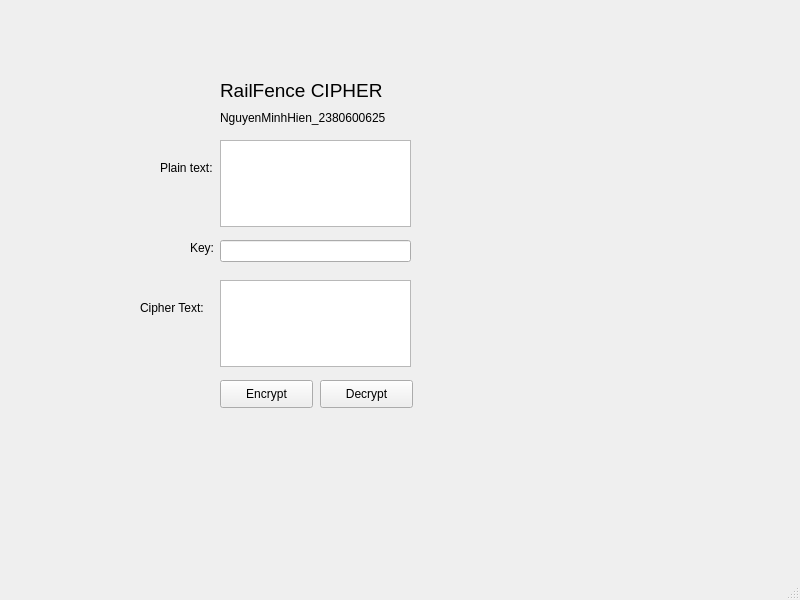
<?xml version="1.0" encoding="UTF-8"?>
<ui version="4.0">
 <class>MainWindow</class>
 <widget class="QMainWindow" name="MainWindow">
  <property name="geometry">
   <rect>
    <x>0</x>
    <y>0</y>
    <width>800</width>
    <height>600</height>
   </rect>
  </property>
  <property name="windowTitle">
   <string>MainWindow</string>
  </property>
  <widget class="QWidget" name="centralwidget">
   <widget class="QLabel" name="label_5">
    <property name="geometry">
     <rect>
      <x>140</x>
      <y>300</y>
      <width>101</width>
      <height>16</height>
     </rect>
    </property>
    <property name="text">
     <string>Cipher Text:</string>
    </property>
   </widget>
   <widget class="QTextEdit" name="txt_plain_text">
    <property name="geometry">
     <rect>
      <x>220</x>
      <y>140</y>
      <width>191</width>
      <height>87</height>
     </rect>
    </property>
   </widget>
   <widget class="QPushButton" name="btn_encrypt">
    <property name="geometry">
     <rect>
      <x>220</x>
      <y>380</y>
      <width>93</width>
      <height>28</height>
     </rect>
    </property>
    <property name="text">
     <string>Encrypt</string>
    </property>
   </widget>
   <widget class="QLineEdit" name="txt_key">
    <property name="geometry">
     <rect>
      <x>220</x>
      <y>240</y>
      <width>191</width>
      <height>22</height>
     </rect>
    </property>
   </widget>
   <widget class="QTextEdit" name="txt_cipher_text">
    <property name="geometry">
     <rect>
      <x>220</x>
      <y>280</y>
      <width>191</width>
      <height>87</height>
     </rect>
    </property>
   </widget>
   <widget class="QLabel" name="label_4">
    <property name="geometry">
     <rect>
      <x>190</x>
      <y>240</y>
      <width>55</width>
      <height>16</height>
     </rect>
    </property>
    <property name="text">
     <string>Key:</string>
    </property>
   </widget>
   <widget class="QLabel" name="label_2">
    <property name="geometry">
     <rect>
      <x>220</x>
      <y>110</y>
      <width>221</width>
      <height>16</height>
     </rect>
    </property>
    <property name="text">
     <string>NguyenMinhHien_2380600625</string>
    </property>
   </widget>
   <widget class="QPushButton" name="btn_decrypt">
    <property name="geometry">
     <rect>
      <x>320</x>
      <y>380</y>
      <width>93</width>
      <height>28</height>
     </rect>
    </property>
    <property name="text">
     <string>Decrypt</string>
    </property>
   </widget>
   <widget class="QLabel" name="label">
    <property name="geometry">
     <rect>
      <x>220</x>
      <y>70</y>
      <width>251</width>
      <height>41</height>
     </rect>
    </property>
    <property name="font">
     <font>
      <pointsize>14</pointsize>
     </font>
    </property>
    <property name="text">
     <string>RailFence CIPHER</string>
    </property>
   </widget>
   <widget class="QLabel" name="label_3">
    <property name="geometry">
     <rect>
      <x>160</x>
      <y>160</y>
      <width>55</width>
      <height>16</height>
     </rect>
    </property>
    <property name="text">
     <string>Plain text:</string>
    </property>
   </widget>
  </widget>
  <widget class="QMenuBar" name="menubar">
   <property name="geometry">
    <rect>
     <x>0</x>
     <y>0</y>
     <width>800</width>
     <height>26</height>
    </rect>
   </property>
  </widget>
  <widget class="QStatusBar" name="statusbar"/>
 </widget>
 <resources/>
 <connections/>
</ui>
